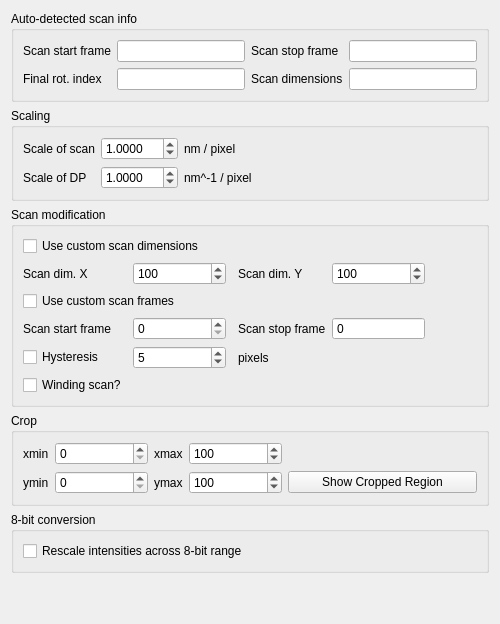
                <widget class="QWidget" name="widget_12" native="true">
                 <layout class="QVBoxLayout" name="verticalLayout_10">
                  <item>
                   <widget class="QGroupBox" name="groupBox_11">
                    <property name="title">
                     <string>Auto-detected scan info</string>
                    </property>
                    <layout class="QGridLayout" name="gridLayout_8">
                     <item row="1" column="1">
                      <widget class="QLineEdit" name="lineEdit_5">
                       <property name="toolTip">
                        <string>&lt;html&gt;&lt;head/&gt;&lt;body&gt;&lt;p&gt;Stream frames store a &amp;quot;rotator&amp;quot; index. When this starts increasing the scan has started. The first frame where it is not 1 is the guessed start frame.&lt;/p&gt;&lt;/body&gt;&lt;/html&gt;</string>
                       </property>
                       <property name="readOnly">
                        <bool>true</bool>
                       </property>
                      </widget>
                     </item>
                     <item row="2" column="0">
                      <widget class="QLabel" name="label_30">
                       <property name="text">
                        <string>Final rot. index</string>
                       </property>
                      </widget>
                     </item>
                     <item row="2" column="1">
                      <widget class="QLineEdit" name="lineEdit_11">
                       <property name="readOnly">
                        <bool>true</bool>
                       </property>
                      </widget>
                     </item>
                     <item row="1" column="3">
                      <widget class="QLineEdit" name="lineEdit_6">
                       <property name="toolTip">
                        <string>&lt;html&gt;&lt;head/&gt;&lt;body&gt;&lt;p&gt;Stream frames store a &amp;quot;rotator&amp;quot; index. When the scan ends this drops to 1. The last frame where it is not 1 is taken as the end.&lt;/p&gt;&lt;/body&gt;&lt;/html&gt;</string>
                       </property>
                       <property name="readOnly">
                        <bool>true</bool>
                       </property>
                      </widget>
                     </item>
                     <item row="2" column="3">
                      <widget class="QLineEdit" name="lineEdit_12">
                       <property name="readOnly">
                        <bool>true</bool>
                       </property>
                      </widget>
                     </item>
                     <item row="1" column="2">
                      <widget class="QLabel" name="label_12">
                       <property name="toolTip">
                        <string>&lt;html&gt;&lt;head/&gt;&lt;body&gt;&lt;p&gt;Stream frames store a &amp;quot;rotator&amp;quot; index. When the scan ends this drops to 1. The last frame where it is not 1 is taken as the end.&lt;/p&gt;&lt;/body&gt;&lt;/html&gt;</string>
                       </property>
                       <property name="text">
                        <string>Scan stop frame</string>
                       </property>
                      </widget>
                     </item>
                     <item row="1" column="0">
                      <widget class="QLabel" name="label_9">
                       <property name="toolTip">
                        <string>&lt;html&gt;&lt;head/&gt;&lt;body&gt;&lt;p&gt;Stream frames store a &amp;quot;rotator&amp;quot; index. When this starts increasing the scan has started. The first frame where it is not 1 is the guessed start frame.&lt;/p&gt;&lt;/body&gt;&lt;/html&gt;</string>
                       </property>
                       <property name="text">
                        <string>Scan start frame</string>
                       </property>
                      </widget>
                     </item>
                     <item row="2" column="2">
                      <widget class="QLabel" name="label_31">
                       <property name="text">
                        <string>Scan dimensions</string>
                       </property>
                      </widget>
                     </item>
                    </layout>
                   </widget>
                  </item>
                  <item>
                   <widget class="QGroupBox" name="groupBox_6">
                    <property name="title">
                     <string>Scaling</string>
                    </property>
                    <layout class="QGridLayout" name="gridLayout_5">
                     <item row="4" column="2">
                      <widget class="QLabel" name="label_34">
                       <property name="text">
                        <string>nm^-1 / pixel</string>
                       </property>
                      </widget>
                     </item>
                     <item row="0" column="0">
                      <widget class="QLabel" name="label_14">
                       <property name="text">
                        <string>Scale of scan</string>
                       </property>
                      </widget>
                     </item>
                     <item row="0" column="1">
                      <widget class="QDoubleSpinBox" name="doubleSpinBox_2">
                       <property name="decimals">
                        <number>4</number>
                       </property>
                       <property name="maximum">
                        <double>999.990000000000009</double>
                       </property>
                       <property name="value">
                        <double>1.000000000000000</double>
                       </property>
                      </widget>
                     </item>
                     <item row="0" column="3">
                      <spacer name="horizontalSpacer_13">
                       <property name="orientation">
                        <enum>Qt::Horizontal</enum>
                       </property>
                       <property name="sizeHint" stdset="0">
                        <size>
                         <width>40</width>
                         <height>20</height>
                        </size>
                       </property>
                      </spacer>
                     </item>
                     <item row="0" column="2">
                      <widget class="QLabel" name="label_35">
                       <property name="text">
                        <string>nm / pixel</string>
                       </property>
                      </widget>
                     </item>
                     <item row="4" column="0">
                      <widget class="QLabel" name="label_33">
                       <property name="text">
                        <string>Scale of DP</string>
                       </property>
                      </widget>
                     </item>
                     <item row="4" column="1">
                      <widget class="QDoubleSpinBox" name="doubleSpinBox_3">
                       <property name="decimals">
                        <number>4</number>
                       </property>
                       <property name="value">
                        <double>1.000000000000000</double>
                       </property>
                      </widget>
                     </item>
                    </layout>
                   </widget>
                  </item>
                  <item>
                   <widget class="QGroupBox" name="groupBox_3">
                    <property name="sizePolicy">
                     <sizepolicy hsizetype="Preferred" vsizetype="Preferred">
                      <horstretch>0</horstretch>
                      <verstretch>0</verstretch>
                     </sizepolicy>
                    </property>
                    <property name="toolTip">
                     <string>&lt;html&gt;&lt;head/&gt;&lt;body&gt;&lt;p&gt;Adjust settings for aligning the scan frames&lt;/p&gt;&lt;/body&gt;&lt;/html&gt;</string>
                    </property>
                    <property name="title">
                     <string>Scan modification</string>
                    </property>
                    <layout class="QGridLayout" name="gridLayout_6">
                     <item row="7" column="0">
                      <widget class="QCheckBox" name="checkBox_12">
                       <property name="toolTip">
                        <string>&lt;html&gt;&lt;head/&gt;&lt;body&gt;&lt;p&gt;In EM Konos, the scanning follows a winding scan pattern (check on), whereas in EM Scan it uses normal flyback scan (check off)&lt;/p&gt;&lt;/body&gt;&lt;/html&gt;</string>
                       </property>
                       <property name="text">
                        <string>Winding scan?</string>
                       </property>
                       <property name="checkable">
                        <bool>true</bool>
                       </property>
                       <property name="checked">
                        <bool>false</bool>
                       </property>
                      </widget>
                     </item>
                     <item row="1" column="4">
                      <widget class="QSpinBox" name="spinBox_2">
                       <property name="enabled">
                        <bool>true</bool>
                       </property>
                       <property name="sizePolicy">
                        <sizepolicy hsizetype="Fixed" vsizetype="Fixed">
                         <horstretch>0</horstretch>
                         <verstretch>0</verstretch>
                        </sizepolicy>
                       </property>
                       <property name="minimumSize">
                        <size>
                         <width>93</width>
                         <height>0</height>
                        </size>
                       </property>
                       <property name="minimum">
                        <number>1</number>
                       </property>
                       <property name="maximum">
                        <number>10000</number>
                       </property>
                       <property name="singleStep">
                        <number>1</number>
                       </property>
                       <property name="value">
                        <number>100</number>
                       </property>
                      </widget>
                     </item>
                     <item row="3" column="4">
                      <widget class="QSpinBox" name="spinBox_16">
                       <property name="readOnly">
                        <bool>true</bool>
                       </property>
                       <property name="buttonSymbols">
                        <enum>QAbstractSpinBox::NoButtons</enum>
                       </property>
                       <property name="maximum">
                        <number>100000000</number>
                       </property>
                       <property name="value">
                        <number>0</number>
                       </property>
                      </widget>
                     </item>
                     <item row="3" column="1">
                      <widget class="QSpinBox" name="spinBox_15">
                       <property name="maximum">
                        <number>100000000</number>
                       </property>
                      </widget>
                     </item>
                     <item row="3" column="0">
                      <widget class="QLabel" name="label_3">
                       <property name="toolTip">
                        <string>&lt;html&gt;&lt;head/&gt;&lt;body&gt;&lt;p&gt;Frame in the stream where the scan began&lt;/p&gt;&lt;/body&gt;&lt;/html&gt;</string>
                       </property>
                       <property name="text">
                        <string>Scan start frame</string>
                       </property>
                      </widget>
                     </item>
                     <item row="0" column="0" colspan="7">
                      <widget class="QCheckBox" name="checkBox_2">
                       <property name="text">
                        <string>Use custom scan dimensions</string>
                       </property>
                       <property name="checked">
                        <bool>false</bool>
                       </property>
                      </widget>
                     </item>
                     <item row="2" column="0" colspan="5">
                      <widget class="QCheckBox" name="checkBox_11">
                       <property name="text">
                        <string>Use custom scan frames</string>
                       </property>
                      </widget>
                     </item>
                     <item row="1" column="1">
                      <widget class="QSpinBox" name="spinBox">
                       <property name="enabled">
                        <bool>true</bool>
                       </property>
                       <property name="sizePolicy">
                        <sizepolicy hsizetype="Fixed" vsizetype="Fixed">
                         <horstretch>0</horstretch>
                         <verstretch>0</verstretch>
                        </sizepolicy>
                       </property>
                       <property name="minimumSize">
                        <size>
                         <width>93</width>
                         <height>0</height>
                        </size>
                       </property>
                       <property name="minimum">
                        <number>1</number>
                       </property>
                       <property name="maximum">
                        <number>10000</number>
                       </property>
                       <property name="singleStep">
                        <number>1</number>
                       </property>
                       <property name="value">
                        <number>100</number>
                       </property>
                      </widget>
                     </item>
                     <item row="1" column="3">
                      <widget class="QLabel" name="label_6">
                       <property name="enabled">
                        <bool>true</bool>
                       </property>
                       <property name="sizePolicy">
                        <sizepolicy hsizetype="Maximum" vsizetype="Preferred">
                         <horstretch>0</horstretch>
                         <verstretch>0</verstretch>
                        </sizepolicy>
                       </property>
                       <property name="toolTip">
                        <string>&lt;html&gt;&lt;head/&gt;&lt;body&gt;&lt;p&gt;Number of scan points in the Y direction&lt;/p&gt;&lt;/body&gt;&lt;/html&gt;</string>
                       </property>
                       <property name="text">
                        <string>Scan dim. Y</string>
                       </property>
                      </widget>
                     </item>
                     <item row="6" column="0">
                      <widget class="QCheckBox" name="checkBox_6">
                       <property name="toolTip">
                        <string>&lt;html&gt;&lt;head/&gt;&lt;body&gt;&lt;p&gt;If data was collected with EM Konos, the scan happened in a snake pattern with some overshoot on each return. Hysteresis applies a constant shift to every even line to correct for this.&lt;/p&gt;&lt;/body&gt;&lt;/html&gt;</string>
                       </property>
                       <property name="text">
                        <string>Hysteresis</string>
                       </property>
                       <property name="checked">
                        <bool>false</bool>
                       </property>
                      </widget>
                     </item>
                     <item row="3" column="6">
                      <spacer name="horizontalSpacer_7">
                       <property name="orientation">
                        <enum>Qt::Horizontal</enum>
                       </property>
                       <property name="sizeHint" stdset="0">
                        <size>
                         <width>40</width>
                         <height>20</height>
                        </size>
                       </property>
                      </spacer>
                     </item>
                     <item row="6" column="1">
                      <widget class="QSpinBox" name="spinBox_9">
                       <property name="enabled">
                        <bool>true</bool>
                       </property>
                       <property name="sizePolicy">
                        <sizepolicy hsizetype="Fixed" vsizetype="Fixed">
                         <horstretch>0</horstretch>
                         <verstretch>0</verstretch>
                        </sizepolicy>
                       </property>
                       <property name="minimumSize">
                        <size>
                         <width>93</width>
                         <height>0</height>
                        </size>
                       </property>
                       <property name="minimum">
                        <number>-100000000</number>
                       </property>
                       <property name="maximum">
                        <number>100000000</number>
                       </property>
                       <property name="value">
                        <number>5</number>
                       </property>
                      </widget>
                     </item>
                     <item row="1" column="0">
                      <widget class="QLabel" name="label_2">
                       <property name="enabled">
                        <bool>true</bool>
                       </property>
                       <property name="sizePolicy">
                        <sizepolicy hsizetype="Maximum" vsizetype="Preferred">
                         <horstretch>0</horstretch>
                         <verstretch>0</verstretch>
                        </sizepolicy>
                       </property>
                       <property name="toolTip">
                        <string>&lt;html&gt;&lt;head/&gt;&lt;body&gt;&lt;p&gt;Number of scan points in the x direction&lt;/p&gt;&lt;/body&gt;&lt;/html&gt;</string>
                       </property>
                       <property name="text">
                        <string>Scan dim. X</string>
                       </property>
                      </widget>
                     </item>
                     <item row="3" column="3">
                      <widget class="QLabel" name="label_4">
                       <property name="toolTip">
                        <string>&lt;html&gt;&lt;head/&gt;&lt;body&gt;&lt;p&gt;Frame at which the scanning stopped. If not auto-calculated must be (first frame + scan dim x * scan dim y)&lt;/p&gt;&lt;/body&gt;&lt;/html&gt;</string>
                       </property>
                       <property name="text">
                        <string>Scan stop frame</string>
                       </property>
                      </widget>
                     </item>
                     <item row="6" column="3">
                      <widget class="QLabel" name="label_27">
                       <property name="sizePolicy">
                        <sizepolicy hsizetype="Maximum" vsizetype="Preferred">
                         <horstretch>0</horstretch>
                         <verstretch>0</verstretch>
                        </sizepolicy>
                       </property>
                       <property name="text">
                        <string>pixels</string>
                       </property>
                      </widget>
                     </item>
                    </layout>
                   </widget>
                  </item>
                  <item>
                   <widget class="QGroupBox" name="groupBox_9">
                    <property name="toolTip">
                     <string>&lt;html&gt;&lt;head/&gt;&lt;body&gt;&lt;p&gt;Crop the output file size. Only the pixels within the crop bounds will be exported.&lt;/p&gt;&lt;/body&gt;&lt;/html&gt;</string>
                    </property>
                    <property name="title">
                     <string>Crop</string>
                    </property>
                    <layout class="QGridLayout" name="gridLayout_11">
                     <item row="1" column="5">
                      <widget class="QPushButton" name="pushButton_13">
                       <property name="toolTip">
                        <string>&lt;html&gt;&lt;head/&gt;&lt;body&gt;&lt;p&gt;Crop the output file size. Only the pixels within the crop bounds will be exported.&lt;/p&gt;&lt;/body&gt;&lt;/html&gt;</string>
                       </property>
                       <property name="text">
                        <string>Show Cropped Region</string>
                       </property>
                      </widget>
                     </item>
                     <item row="0" column="0">
                      <widget class="QLabel" name="label_36">
                       <property name="toolTip">
                        <string>&lt;html&gt;&lt;head/&gt;&lt;body&gt;&lt;p&gt;Crop the output file size. Only the pixels within the crop bounds will be exported.&lt;/p&gt;&lt;/body&gt;&lt;/html&gt;</string>
                       </property>
                       <property name="text">
                        <string>xmin</string>
                       </property>
                      </widget>
                     </item>
                     <item row="1" column="0">
                      <widget class="QLabel" name="label_37">
                       <property name="toolTip">
                        <string>&lt;html&gt;&lt;head/&gt;&lt;body&gt;&lt;p&gt;Crop the output file size. Only the pixels within the crop bounds will be exported.&lt;/p&gt;&lt;/body&gt;&lt;/html&gt;</string>
                       </property>
                       <property name="text">
                        <string>ymin</string>
                       </property>
                      </widget>
                     </item>
                     <item row="1" column="2">
                      <widget class="QSpinBox" name="spinBox_20">
                       <property name="minimumSize">
                        <size>
                         <width>93</width>
                         <height>0</height>
                        </size>
                       </property>
                       <property name="toolTip">
                        <string>&lt;html&gt;&lt;head/&gt;&lt;body&gt;&lt;p&gt;Crop the output file size. Only the pixels within the crop bounds will be exported.&lt;/p&gt;&lt;/body&gt;&lt;/html&gt;</string>
                       </property>
                       <property name="minimum">
                        <number>0</number>
                       </property>
                       <property name="maximum">
                        <number>1000</number>
                       </property>
                       <property name="value">
                        <number>0</number>
                       </property>
                      </widget>
                     </item>
                     <item row="1" column="4">
                      <widget class="QSpinBox" name="spinBox_21">
                       <property name="minimumSize">
                        <size>
                         <width>93</width>
                         <height>0</height>
                        </size>
                       </property>
                       <property name="toolTip">
                        <string>&lt;html&gt;&lt;head/&gt;&lt;body&gt;&lt;p&gt;Crop the output file size. Only the pixels within the crop bounds will be exported.&lt;/p&gt;&lt;/body&gt;&lt;/html&gt;</string>
                       </property>
                       <property name="maximum">
                        <number>1000</number>
                       </property>
                       <property name="value">
                        <number>100</number>
                       </property>
                      </widget>
                     </item>
                     <item row="0" column="3">
                      <widget class="QLabel" name="label_38">
                       <property name="toolTip">
                        <string>&lt;html&gt;&lt;head/&gt;&lt;body&gt;&lt;p&gt;Crop the output file size. Only the pixels within the crop bounds will be exported.&lt;/p&gt;&lt;/body&gt;&lt;/html&gt;</string>
                       </property>
                       <property name="text">
                        <string>xmax</string>
                       </property>
                      </widget>
                     </item>
                     <item row="0" column="5">
                      <spacer name="horizontalSpacer_14">
                       <property name="orientation">
                        <enum>Qt::Horizontal</enum>
                       </property>
                       <property name="sizeHint" stdset="0">
                        <size>
                         <width>40</width>
                         <height>20</height>
                        </size>
                       </property>
                      </spacer>
                     </item>
                     <item row="1" column="3">
                      <widget class="QLabel" name="label_39">
                       <property name="toolTip">
                        <string>&lt;html&gt;&lt;head/&gt;&lt;body&gt;&lt;p&gt;Crop the output file size. Only the pixels within the crop bounds will be exported.&lt;/p&gt;&lt;/body&gt;&lt;/html&gt;</string>
                       </property>
                       <property name="text">
                        <string>ymax</string>
                       </property>
                      </widget>
                     </item>
                     <item row="0" column="4">
                      <widget class="QSpinBox" name="spinBox_23">
                       <property name="minimumSize">
                        <size>
                         <width>93</width>
                         <height>0</height>
                        </size>
                       </property>
                       <property name="toolTip">
                        <string>&lt;html&gt;&lt;head/&gt;&lt;body&gt;&lt;p&gt;Crop the output file size. Only the pixels within the crop bounds will be exported.&lt;/p&gt;&lt;/body&gt;&lt;/html&gt;</string>
                       </property>
                       <property name="maximum">
                        <number>1000</number>
                       </property>
                       <property name="value">
                        <number>100</number>
                       </property>
                      </widget>
                     </item>
                     <item row="0" column="2">
                      <widget class="QSpinBox" name="spinBox_22">
                       <property name="minimumSize">
                        <size>
                         <width>93</width>
                         <height>0</height>
                        </size>
                       </property>
                       <property name="toolTip">
                        <string>&lt;html&gt;&lt;head/&gt;&lt;body&gt;&lt;p&gt;Crop the output file size. Only the pixels within the crop bounds will be exported.&lt;/p&gt;&lt;/body&gt;&lt;/html&gt;</string>
                       </property>
                       <property name="maximum">
                        <number>1000</number>
                       </property>
                      </widget>
                     </item>
                    </layout>
                   </widget>
                  </item>
                  <item>
                   <widget class="QGroupBox" name="groupBox_12">
                    <property name="title">
                     <string>8-bit conversion</string>
                    </property>
                    <layout class="QGridLayout" name="gridLayout_12">
                     <item row="0" column="1">
                      <spacer name="horizontalSpacer_15">
                       <property name="orientation">
                        <enum>Qt::Horizontal</enum>
                       </property>
                       <property name="sizeHint" stdset="0">
                        <size>
                         <width>40</width>
                         <height>20</height>
                        </size>
                       </property>
                      </spacer>
                     </item>
                     <item row="0" column="0">
                      <widget class="QCheckBox" name="checkBox_rescale">
                       <property name="toolTip">
                        <string>&lt;html&gt;&lt;head/&gt;&lt;body&gt;&lt;p&gt;If checked then the intensities in each frame will be rescaled between 0 and 255.&lt;/p&gt;&lt;/body&gt;&lt;/html&gt;</string>
                       </property>
                       <property name="text">
                        <string>Rescale intensities across 8-bit range</string>
                       </property>
                      </widget>
                     </item>
                    </layout>
                   </widget>
                  </item>
                  <item>
                   <spacer name="verticalSpacer_4">
                    <property name="orientation">
                     <enum>Qt::Vertical</enum>
                    </property>
                    <property name="sizeHint" stdset="0">
                     <size>
                      <width>20</width>
                      <height>40</height>
                     </size>
                    </property>
                   </spacer>
                  </item>
                 </layout>
                </widget>
